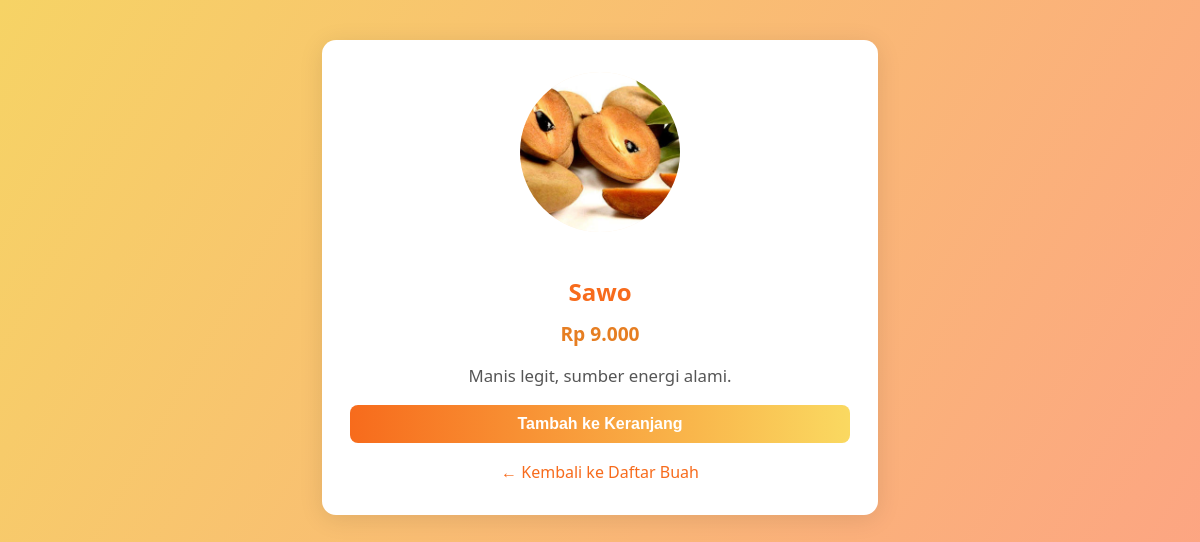
The app's page /detail.php?id=29 with its own data.
### tables this page shows
CREATE TABLE `buah` (
  `id` int(11) NOT NULL,
  `nama` varchar(100) NOT NULL,
  `deskripsi` text DEFAULT NULL,
  `harga` int(11) NOT NULL,
  `gambar` varchar(255) DEFAULT NULL,
  `stok` int(11) DEFAULT NULL
);

### detail.php (the view, shortened to what this page needs)
<?php
require_once 'koneksi.php';
$id = intval($_GET['id'] ?? 0);
$stmt = $pdo->prepare("SELECT * FROM buah WHERE id = ?");
$stmt->execute([$id]);
$buah = $stmt->fetch();
?>
<!DOCTYPE html>
<html lang="id">
<head>
    <link rel="stylesheet" href="style.css">
</head>
<body>
    <div class="detail-container">
        <img src="images/<?=htmlspecialchars($buah['gambar'] ?? 'placeholder.png')?>" alt="<?=htmlspecialchars($buah['nama'])?>">
        <h2><?=htmlspecialchars($buah['nama'])?></h2>
        <div class="harga">Rp <?=number_format($buah['harga'],0,',','.')?></div>
        <p><?=htmlspecialchars($buah['deskripsi'])?></p>
        <?php $is_admin = $_SESSION['is_admin'] ?? 0; ?>
        <?php if ($is_admin): ?>
            <button type="button" disabled>Admin tidak bisa menambah</button>
        <?php else: ?>
        <form method="post" action="keranjang.php">
            <button type="submit">Tambah ke Keranjang</button>
        </form>
        <?php endif; ?>
        <a href="index.php">&larr; Kembali ke Daftar Buah</a>
    </div>
</body>
</html>

### style.css (style rules this page uses)
body { background: linear-gradient(120deg, #f6d365 0%, #fda085 100%); font-family: 'Segoe UI', Tahoma, Geneva, Verdana, sans-serif; margin: 0; min-height: 100vh; }

### detail.php (style rules this page uses)
.detail-container { max-width: 500px; margin: 40px auto; background: #fff; border-radius: 14px; box-shadow: 0 4px 24px rgba(0,0,0,0.10); padding: 32px 28px; text-align: center; }
.detail-container img { width: 160px; height: 160px; object-fit: cover; border-radius: 50%; background: #fff3e0; margin-bottom: 18px; }
.detail-container h2 { color: #f76b1c; margin-bottom: 10px; }
.detail-container .harga { color: #e67e22; font-weight: bold; font-size: 1.2em; margin: 12px 0; }
.detail-container p { color: #555; font-size: 1.05em; }
.detail-container form { margin-top: 18px; }
.detail-container button { background: linear-gradient(90deg, #f76b1c 0%, #fad961 100%); color: #fff; border: none; padding: 10px 0; border-radius: 8px; font-size: 1em; font-weight: bold; cursor: pointer; width: 100%; transition: background 0.2s, transform 0.1s; }
.detail-container a { display: inline-block; margin-top: 18px; color: #f76b1c; text-decoration: none; }

### records on screen
buah: gambar (picture), nama "Sawo", harga "9.000", deskripsi "Manis legit, sumber energi alami."
